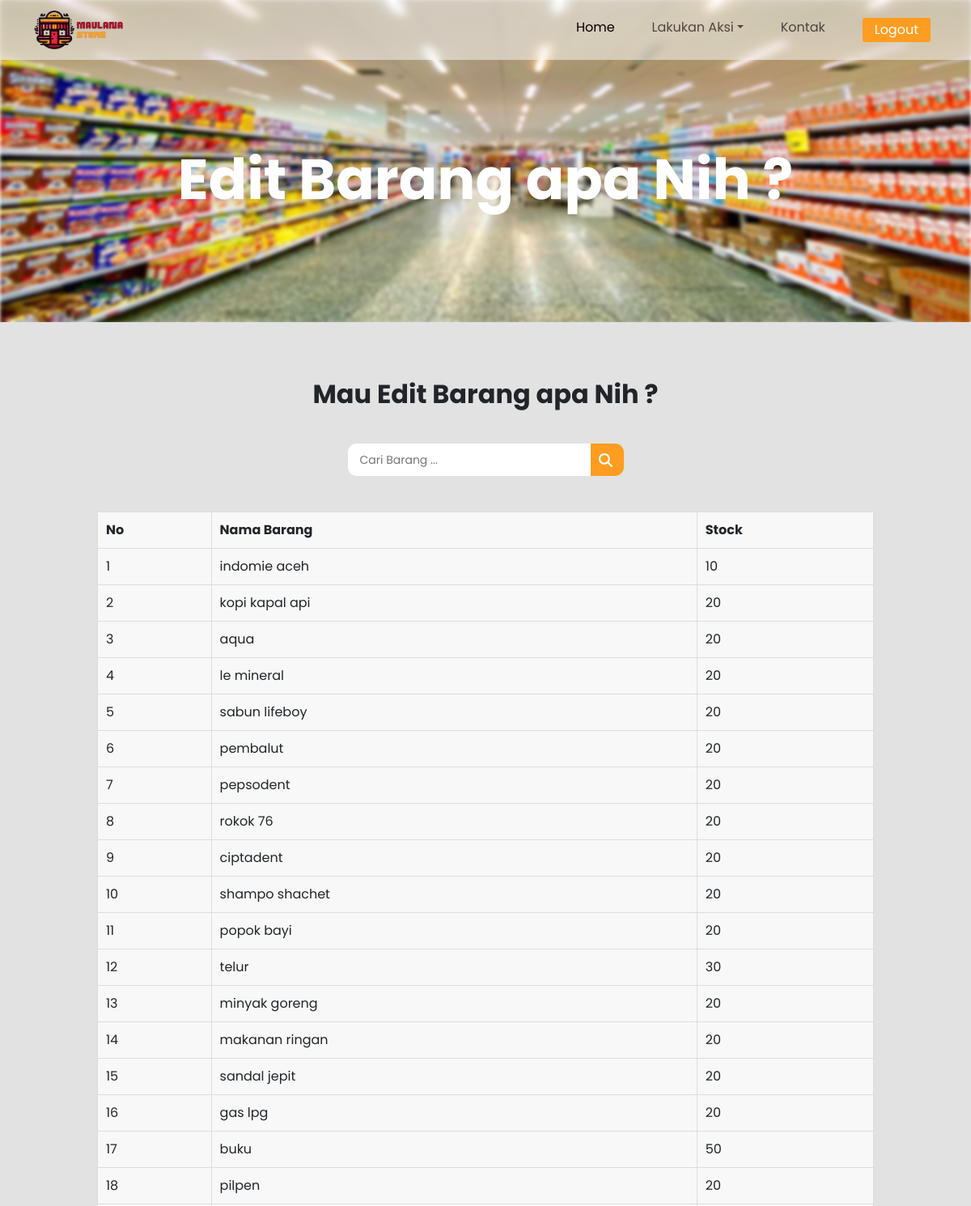
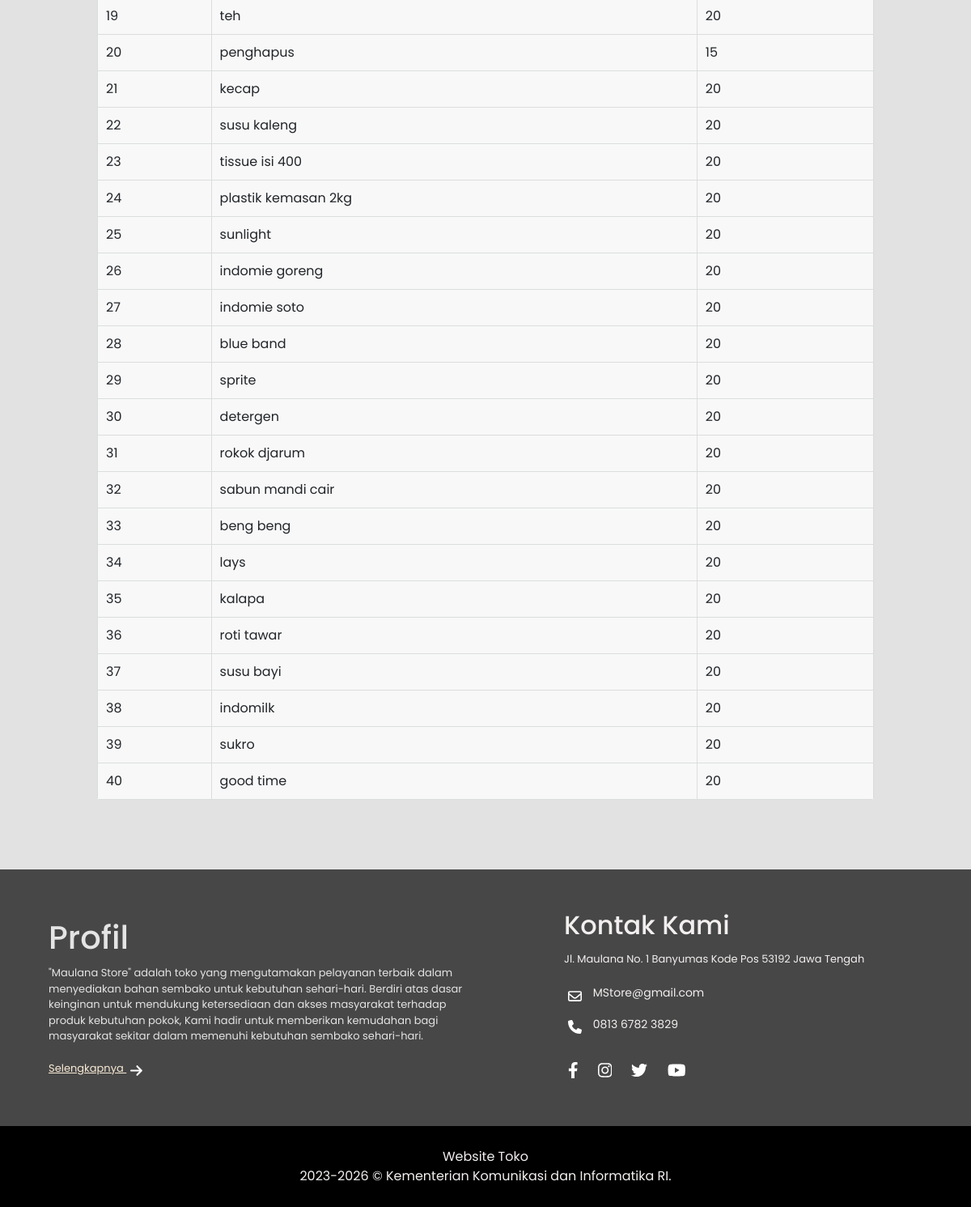
/website/tampilkan.php (signed in), run on the app's committed database (2 pictures, top to bottom).
### tables this page shows
CREATE TABLE `tblbarang` (
  `id` int(11) NOT NULL AUTO_INCREMENT,
  `nama_barang` varchar(255) DEFAULT NULL,
  `stock` int(255) DEFAULT NULL,
  `harga` int(255) DEFAULT NULL,

  PRIMARY KEY (`id`)
);

### website/tampilkan.php (the view, shortened to what this page needs)
<?php
include '../operator/koneksi.php';
$hal = $_GET["hal"];
?>
<!DOCTYPE html>
<html lang="en">
  <head>
    <link rel="stylesheet" href="tampilkan.css" />
    <link
      href="https://cdn.jsdelivr.net/npm/bootstrap@5.3.2/dist/css/bootstrap.min.css"
      rel="stylesheet"
    />
  </head>
  <body style="font-family: 'Poppins', sans-serif">
    <nav
      class="navbar navbar-expand-lg position-fixed"
      style="width: 100%; padding: 13px 30px 13px 30px; background-color: rgba(255, 255, 255, 0.5); backdrop-filter: blur(5px)"
    >
      <div class="container-fluid">
        <img src="../img/foto-logo.png" alt="logo" width="110px" />
        <div class="collapse navbar-collapse" id="navbarNavDropdown">
          <ul class="navbar-nav ms-auto" style="gap: 30px">
            <li class="nav-item">
              <a class="nav-link active" aria-current="page" href= <?php if ($_SESSION['user'] == 'admin'){
                echo "landing-page.php";
              } else{
                echo "landing-page-user.php";
              } ?>>Home</a>
            </li>
            <li class="nav-item dropdown">
              <a class="nav-link dropdown-toggle" href="#" role="button" data-bs-toggle="dropdown" aria-expanded="false">Lakukan Aksi</a>
            </li>
            <li class="nav-item">
              <?php if ($_SESSION['user'] == 'admin'){
                echo "<a class='nav-link' href='massage.php?hal=edit'>Kontak Masuk</a>";
              } else {
                echo "<a class='nav-link' href='kontak-user.php'>Kontak</a>";
              }?>
            </li>
            <li class="nav-item" data-bs-toggle="modal" data-bs-target="#exampleModal">
              <a class="nav-link logout" href="#"><button>Logout</button></a>
            </li>
          </ul>
        </div>
      </div>
    </nav>
    <header class="cover" style="color: #ffffff">
      <img class="bg" src="../img/foto-toko.jpg" alt="maulana" />
      <div class="user">
        <h1><?php if ($_GET['hal'] == 'beli'){
          echo 'Beli Barang Nih 😁';
        }elseif($_GET['hal'] == 'stock'){
          echo 'Lihat Stock Apa Nih ?';
        }elseif($_GET['hal'] == 'pembeli'){
          echo 'Lihat pembeli ?';
        }else{
          echo 'Edit Barang apa Nih ?';
        };
        ?></h1>
      </div>
    </header>
    <div class="judul">
      <h2><?php if ($_GET['hal'] == 'beli'){
          echo 'Mau Beli Barang Apa Nih ?';
        }elseif($_GET['hal'] == 'stock'){
          echo 'Mau Lihat Stock Apa Nih ?';
        }elseif($_GET['hal'] == 'pembeli'){
          echo 'Cari Data pembeli ?';
        }else{
          echo 'Mau Edit Barang apa Nih ?';
        };
        ?></h2>
    </div>
    <div class="serch">
      <input type="search" placeholder="<?php if($_GET['hal'] == 'pembeli'){
        echo 'Cari Pembeli ...';
      }else{
        echo 'Cari Barang ...';
      } ?>"/>
      <button type="submit">
      </button>
    </div>
    <main>
      <table class="data-penduduk">
      <?php
      $baris = 1;
      $sql = "SELECT * FROM tblbarang";
      $hasil = $koneksi -> query($sql);
        if ($_GET['hal'] == 'beli'){
          echo "<tr>";
            echo "<th>No</th>";
            echo "<th>Nama Barang</th>";
            echo "<th>Stock</th>";
            echo "<th>Harga</th>";
            echo "<th>Aksi</th>";
          echo "</tr>";
          while ($row = $hasil -> fetch_assoc()){
          echo "<tr>";
          $nama = $row['nama_barang'];
            echo "<td data-th='No'>".$baris."</td>";
            echo "<td data-th='Nama'>".$row['nama_barang']."</td>";
            echo "<td data-th='Stock'>".$row['stock']."</td>";
            echo "<td data-th='Harga'>".$row['harga']."</td>";
            echo "<td data-th='Aksi'><button class='beli' id='$nama'  onclick='edit(this,\"$hal\")' >Beli</a></button></td>";
          echo "</tr>";
          $baris++;
          };
        }else{
          echo "<tr>";
            echo "<th>No</th>";
            echo "<th>Nama Barang</th>";
            echo "<th>Stock</th>";
          echo "</tr>";
          while ($row = $hasil -> fetch_assoc()){
          echo "<tr>";
            echo "<td data-th='No'>".$baris."</td>";
            echo "<td data-th='Nama'>".$row['nama_barang']."</td>";
            echo "<td data-th='Stock'>".$row['stock']."</td>";
          echo "</tr>";
          $baris++;
          };
        };
        ?>
      </table>
  </main>
    <footer>
      <div class="profil">
        <div class="fot-1">
          <h1 style="margin-bottom: 10px">Profil</h1>
          "Maulana Store" adalah toko yang mengutamakan pelayanan terbaik dalam menyediakan bahan sembako untuk kebutuhan sehari-hari. Berdiri atas
          dasar keinginan untuk mendukung ketersediaan dan akses masyarakat terhadap produk kebutuhan pokok, Kami hadir untuk memberikan kemudahan
          bagi masyarakat sekitar dalam memenuhi kebutuhan sembako sehari-hari.<br /><br />
          <a href="" style="color: antiquewhite; text-decoration: underline"
            >Selengkapnya
          </a>
        </div>
      </div>
      <div class="fot-2">
        <h2 style="margin-bottom: 10px">Kontak Kami</h2>
        <span style="font-size: 13px"> Jl. Maulana No. 1 Banyumas Kode Pos 53192 Jawa Tengah</span>
        <div class="kontak">
          <p style="font-size: 14px">
            MStore@gmail.com
          </p>
          <p style="font-size: 14px">
            0813 6782 3829
          </p>
        </div>
        <div class="image">
          <svg xmlns="http://www.w3.org/2000/svg" height="1em" viewBox="0 0 320 512">
            <path
              d="M279.14 288l14.22-92.66h-88.91v-60.13c0-25.35 12.42-50.06 52.24-50.06h40.42V6.26S260.43 0 225.36 0c-73.22 0-121.08 44.38-121.08 124.72v70.62H22.89V288h81.39v224h100.17V288z"
            />
          </svg>
        </div>
      </div>
    </footer>
    <footer class="copy">
      <div class="fot-1-2">Website Toko <br />2023-2026 © Kementerian Komunikasi dan Informatika RI.</div>
    </footer>
  </body>
</html>

### website/tampilkan.css (style rules this page uses)
* { margin: 0; padding: 0; }
nav { z-index: 999; }
.logout button { padding: 3px 15px; border-radius: 3px; background-color: #fe9d21; color: #fff; border: none; outline: none; }
.cover { height: 400px; }
.bg { display: flex; justify-items: center; position: absolute; width: 100%; filter: blur(2px); height: 400px; background-size: cover; z-index: -99; }
.user { display: flex; flex-direction: column; align-items: center; padding-top: 180px; }
.user h1 { font-weight: bold; font-size: 70px; }
.judul { display: flex; justify-content: center; width: 100%; background-color: #e2e2e2; height: 130px; margin-top: -2px; padding-top: 70px; }
.judul h2 { font-weight: bold; }
.serch { display: flex; justify-content: center; padding: 20px 0 30px 0; background-color: #e2e2e2; }
.serch input { width: 300px; height: 40px; font-size: 14px; border-radius: 11px 0 0 11px; border: none; padding: 2px 5px 2px 15px; outline: none; }
.serch button { border: none; outline: none; padding-bottom: 5px; padding-right: 14px; padding-left: 5px; border-radius: 0 11px 11px 0; background-color: #fe9d21; }
main { display: flex; justify-content: center; width: 100%; margin-top: -2px; background-color: #e2e2e2; padding-bottom: 70px; height: fit-content; }
table { margin: 1em 1em; justify-content: center; width: 80%; background-color: #f8f8f8; padding: 5px; border-radius: 3px; overflow: hidden; }
.data-penduduk tr th:nth-child(1), .data-penduduk tr td:nth-child(1) { border: 1px solid #dbdddd; border-left: 1px solid #dbdddd; }
.data-penduduk tr { border: 1px solid #dbdddd; border-bottom: 1px solid #dbdddd; border-color: #dbdddd; }
.data-penduduk td::before { display: none; }
.data-penduduk th, .data-penduduk td { display: table-cell; padding: 0.25em 0.5em; padding: 10px !important; }
.data-penduduk th, .data-penduduk td { padding-right: 0; border: 0.5px solid #dbdddd; }
footer { width: 100%; height: fit-content; display: flex; flex-wrap: wrap; background-color: #474747; user-select: red; }
.profil { display: flex; flex: 1; }
.fot-1 { font-size: 13px; color: rgb(228, 228, 228); padding: 60px; }
.fot-2 { flex: 0.7; padding: 50px; color: #f3efef; }
.kontak { margin-top: 20px; }
.kontak svg { margin-right: 10px; }
.image { margin-top: 30px; display: flex; width: 150px; justify-content: space-between; }
.image svg { height: 20px; }
footer.copy { display: flex; height: 100px; width: 100%; justify-content: center; color: #f3efef; background-color: #000000; }
.fot-1-2 { text-align: center; display: flex; align-items: center; height: 100px; }

### website/tampilkan.php (style rules this page uses)
svg { fill: #ffffff; margin-left: 5px; }
svg { fill: #ffffff; height: 17px; margin-top: 5px; }

### data on the page
tblbarang: nama_barang "indomie aceh", stock "10"
tblbarang: nama_barang "kopi kapal api", stock "20"
tblbarang: nama_barang "aqua", stock "20"
tblbarang: nama_barang "le mineral", stock "20"
tblbarang: nama_barang "sabun lifeboy", stock "20"
tblbarang: nama_barang "pembalut", stock "20"
tblbarang: nama_barang "pepsodent", stock "20"
tblbarang: nama_barang "rokok 76", stock "20"
tblbarang: nama_barang "ciptadent", stock "20"
tblbarang: nama_barang "shampo shachet", stock "20"
tblbarang: nama_barang "popok bayi", stock "20"
tblbarang: nama_barang "telur", stock "30"
tblbarang: nama_barang "minyak goreng", stock "20"
tblbarang: nama_barang "makanan ringan", stock "20"
tblbarang: nama_barang "sandal jepit", stock "20"
tblbarang: nama_barang "gas lpg", stock "20"
tblbarang: nama_barang "buku", stock "50"
tblbarang: nama_barang "pilpen", stock "20"
tblbarang: nama_barang "teh", stock "20"
tblbarang: nama_barang "penghapus", stock "15"
tblbarang: nama_barang "kecap", stock "20"
tblbarang: nama_barang "susu kaleng", stock "20"
tblbarang: nama_barang "tissue isi 400", stock "20"
tblbarang: nama_barang "plastik kemasan 2kg", stock "20"
tblbarang: nama_barang "sunlight", stock "20"
tblbarang: nama_barang "indomie goreng", stock "20"
tblbarang: nama_barang "indomie soto", stock "20"
tblbarang: nama_barang "blue band", stock "20"
tblbarang: nama_barang "sprite", stock "20"
tblbarang: nama_barang "detergen", stock "20"
tblbarang: nama_barang "rokok djarum", stock "20"
tblbarang: nama_barang "sabun mandi cair", stock "20"
tblbarang: nama_barang "beng beng", stock "20"
tblbarang: nama_barang "lays", stock "20"
tblbarang: nama_barang "kalapa", stock "20"
tblbarang: nama_barang "roti tawar", stock "20"
tblbarang: nama_barang "susu bayi", stock "20"
tblbarang: nama_barang "indomilk", stock "20"
tblbarang: nama_barang "sukro", stock "20"
tblbarang: nama_barang "good time", stock "20"
